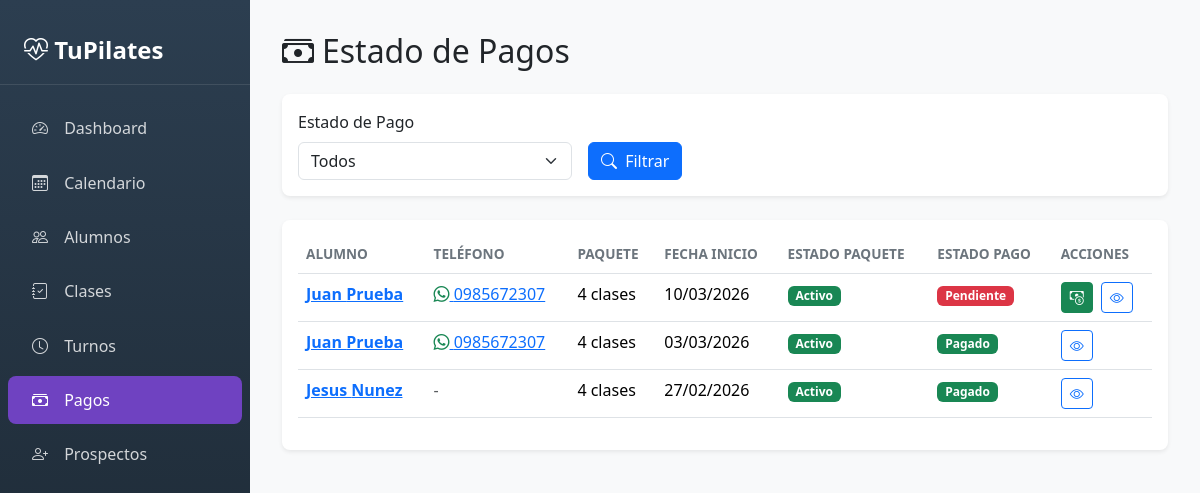
The page /panel/pagos/ on the database as committed earlier.
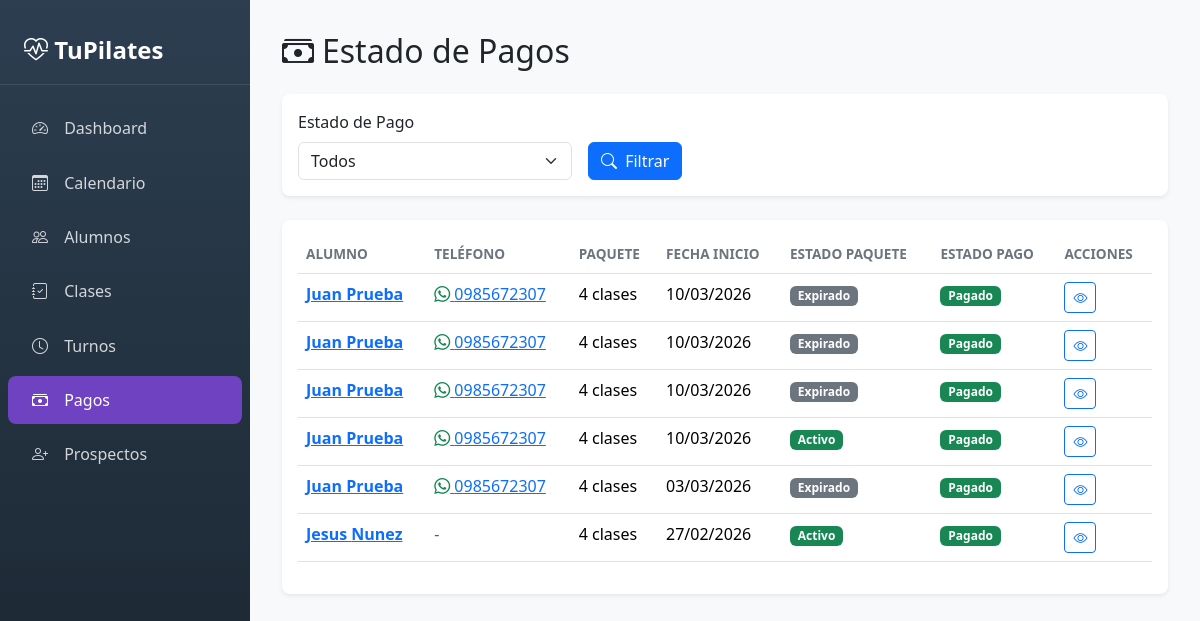
The same page on the database as committed later.
### Pilapp/models.py (models this page shows, shortened)
class AlumnoPaquete(models.Model):
    id_alumno_paquete = models.AutoField(primary_key=True)
    id_alumno = models.ForeignKey(Alumno, on_delete=models.CASCADE)
    id_paquete = models.ForeignKey(Paquete, on_delete=models.CASCADE)
    estado = models.CharField(max_length=50, choices=[("activo", "Activo"), ("expirado", "Expirado")])
    estado_pago = models.CharField(max_length=50, choices=[
        ("pendiente", "Pendiente"),
        ("pagado", "Pagado"),
        ("parcial", "Pago Parcial")
    ], default="pendiente")
    clases_usadas = models.IntegerField(default=0)
    fecha_inicio = models.DateField(null=True)

class Alumno(models.Model):
    id_alumno = models.AutoField(primary_key=True)
    id_persona = models.ForeignKey(Persona, on_delete=models.CASCADE)
    canal_captacion = models.CharField(max_length=100, blank=True, null=True)
    ultima_clase = models.DateField(blank=True, null=True)
    estado = models.CharField(max_length=50, choices=[
        ('ocasional', 'Ocasional'),  # Attends without package
        ('regular', 'Regular'),       # Has an active package
        ('inactivo', 'Inactivo')      # No active packages
    ], default='ocasional')

class Persona(models.Model):
    id_persona = models.AutoField(primary_key=True)
    nombre = models.CharField(max_length=100)
    apellido = models.CharField(max_length=100)
    telefono = models.CharField(max_length=20, blank=True, null=True)
    ruc = models.CharField(max_length=20, blank=True, null=True)
    observaciones = models.TextField(blank=True, null=True)

class Paquete(models.Model):
    id_paquete = models.AutoField(primary_key=True)
    cantidad_clases = models.IntegerField()
    costo = models.DecimalField(max_digits=10, decimal_places=2)

### Pilapp/views_panel.py (the view)
def panel_pagos(request):
    estado_pago = request.GET.get('estado', '')
    paquetes = AlumnoPaquete.objects.select_related(
        'id_alumno__id_persona', 'id_paquete'
    ).order_by('-fecha_inicio')
    if estado_pago:
        paquetes = paquetes.filter(estado_pago=estado_pago)
    paquetes_con_info = []
    for paquete in paquetes:
        costo = paquete.id_paquete.costo or Decimal("0")
        total_pagado = (
            PagoAlumno.objects
            .filter(id_alumno_paquete=paquete, id_pago__estado__in=["pagado", "parcial"])
            .aggregate(total=Sum("id_pago__monto"))
            .get("total") or Decimal("0")
        )
        restante = max(Decimal("0"), costo - total_pagado)
        paquete.restante = restante
        paquete.total_pagado = total_pagado
        paquetes_con_info.append(paquete)
    return render(request, 'admin_panel/pagos.html', {
        'paquetes': paquetes_con_info,
        'estado_pago': estado_pago,
    })

### Pilapp/templates/admin_panel/pagos.html (shortened to what the changed rows need)
{% extends 'admin_panel/base.html' %}
{% block content %}
<div class="d-flex justify-content-between align-items-center mb-4">
    <h2 class="mb-0"><i class="bi bi-cash-stack me-2"></i>Estado de Pagos</h2>
</div>
<div class="card">
    <div class="card-body">
        {% if paquetes %}
        <div class="table-responsive">
            <table class="table table-hover">
                <thead>
                    <tr>
                        <th>Alumno</th>
                        <th>Teléfono</th>
                        <th>Paquete</th>
                        <th>Fecha Inicio</th>
                        <th>Estado Paquete</th>
                        <th>Estado Pago</th>
                        <th>Acciones</th>
                    </tr>
                </thead>
                <tbody>
                    {% for paquete in paquetes %}
                    <tr>
                        <td>
                            <a href="{% url 'panel_alumno_detalle' paquete.id_alumno.id_alumno %}">
                                <strong>{{ paquete.id_alumno.id_persona.nombre }} {{ paquete.id_alumno.id_persona.apellido }}</strong>
                            </a>
                        </td>
                        <td>
                            {% if paquete.id_alumno.id_persona.telefono %}
                            <a href="https://wa.me/{{ paquete.id_alumno.id_persona.telefono }}" target="_blank">
                                <i class="bi bi-whatsapp text-success"></i>
                                {{ paquete.id_alumno.id_persona.telefono }}
                            </a>
                            {% else %}
                            <span class="text-muted">-</span>
                            {% endif %}
                        </td>
                        <td>{{ paquete.id_paquete.cantidad_clases }} clases</td>
                        <td>{{ paquete.fecha_inicio|date:"d/m/Y"|default:"-" }}</td>
                        <td>
                            <span class="badge {% if paquete.estado == 'activo' %}bg-success{% else %}bg-secondary{% endif %}">
                                {{ paquete.estado|title }}
                            </span>
                        </td>
                        <td>
                            <span class="badge {% if paquete.estado_pago == 'pagado' %}bg-success{% elif paquete.estado_pago == 'parcial' %}bg-warning{% else %}bg-danger{% endif %}">
                                {{ paquete.estado_pago|title }}
                            </span>
                        </td>
                        <td>
                            {% if paquete.estado_pago != 'pagado' %}
                                <button
                                    type="button"
                                    class="btn btn-sm btn-success me-1"
                                    data-bs-toggle="modal"
                                    data-bs-target="#modalRegistrarPago"
                                    data-alumno-id="{{ paquete.id_alumno.id_alumno }}"
                                    data-paquete-id="{{ paquete.id_alumno_paquete }}"
                                    data-alumno-nombre="{{ paquete.id_alumno.id_persona.nombre }} {{ paquete.id_alumno.id_persona.apellido }}"
                                    data-restante="{{ paquete.restante|default:'0' }}"
                                    data-pagado="{{ paquete.total_pagado|default:'0' }}"
                                >
                                    <i class="bi bi-cash-coin"></i>
                                </button>
                            {% endif %}
                            <a href="{% url 'panel_alumno_detalle' paquete.id_alumno.id_alumno %}" class="btn btn-sm btn-outline-primary">
                                <i class="bi bi-eye"></i>
                            </a>
                        </td>
                    </tr>
                    {% endfor %}
                </tbody>
            </table>
        </div>
        {% else %}
        <p class="text-muted text-center py-4 mb-0">
            No hay paquetes registrados
        </p>
        {% endif %}
    </div>
</div>
{% endblock %}

Rows that differ between the two databases and show on the page:
changed AlumnoPaquete (number 1 of 6 on the later page): estado "Activo" → "Expirado"; estado_pago "Pendiente" → "Pagado"
added AlumnoPaquete: id_alumno.id_persona.nombre "Juan", id_alumno.id_persona.apellido "Prueba", id_alumno.id_persona.telefono "0985672307", id_paquete.cantidad_clases "4", fecha_inicio "10/03/2026", estado "Expirado", estado_pago "Pagado"
added AlumnoPaquete: id_alumno.id_persona.nombre "Juan", id_alumno.id_persona.apellido "Prueba", id_alumno.id_persona.telefono "0985672307", id_paquete.cantidad_clases "4", fecha_inicio "10/03/2026", estado "Expirado", estado_pago "Pagado"
added AlumnoPaquete: id_alumno.id_persona.nombre "Juan", id_alumno.id_persona.apellido "Prueba", id_alumno.id_persona.telefono "0985672307", id_paquete.cantidad_clases "4", fecha_inicio "10/03/2026", estado "Activo", estado_pago "Pagado"
changed AlumnoPaquete (number 5 of 6 on the later page): estado "Activo" → "Expirado"
